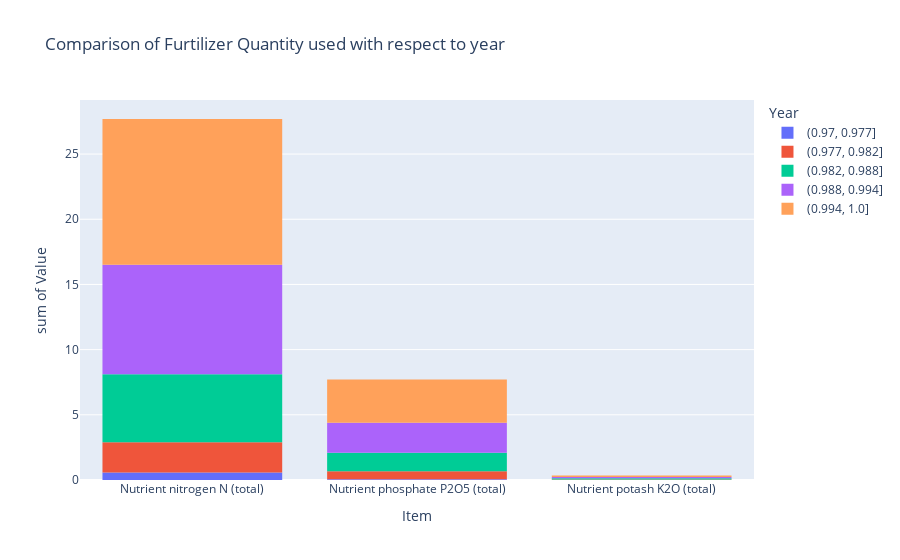

The notebook cell saved with this chart:
### Code cell
px.histogram(df_fu1, x="Item", y="Value",color='Year',title='Comparison of Furtilizer Quantity used with respect to year')

### Figure 1 — Plotly figure (JSON) as saved in the notebook; plotly's stock layout.template omitted (floating-point values rounded to 4 significant figures)
{"data": [{"alignmentgroup": "True", "bingroup": "x", "histfunc": "sum", "hovertemplate": "Year=(0.97, 0.977]<br>Item=%{x}<br>sum of Value=%{y}<extra></extra>", "legendgroup": "(0.97, 0.977]", "marker": {"color": "#636efa", "pattern": {"shape": ""}}, "name": "(0.97, 0.977]", "offsetgroup": "(0.97, 0.977]", "orientation": "v", "showlegend": true, "type": "histogram", "x": ["Nutrient nitrogen N (total)", "Nutrient phosphate P2O5 (total)", "Nutrient phosphate P2O5 (total)", "Nutrient nitrogen N (total)", "Nutrient nitrogen N (total)", "Nutrient phosphate P2O5 (total)", "Nutrient phosphate P2O5 (total)", "Nutrient nitrogen N (total)", "Nutrient nitrogen N (total)", "Nutrient phosphate P2O5 (total)", "Nutrient phosphate P2O5 (total)", "Nutrient nitrogen N (total)", "Nutrient potash K2O (total)", "Nutrient potash K2O (total)", "Nutrient nitrogen N (total)", "Nutrient phosphate P2O5 (total)", "Nutrient phosphate P2O5 (total)", "Nutrient nitrogen N (total)", "Nutrient potash K2O (total)", "Nutrient potash K2O (total)", "Nutrient nitrogen N (total)", "Nutrient phosphate P2O5 (total)", "Nutrient phosphate P2O5 (total)", "Nutrient nitrogen N (total)", "Nutrient potash K2O (total)", "Nutrient potash K2O (total)", "Nutrient nitrogen N (total)", "Nutrient phosphate P2O5 (total)", "Nutrient phosphate P2O5 (total)", "Nutrient nitrogen N (total)", "Nutrient potash K2O (total)"], "xaxis": "x", "y": [0.01179, 0.0001415, 5.943e-05, 0.01165, 0.01914, 0.0001783, 0.0002912, 0.02381, 0.01959, 0.0003523, 0.001107, 0.0305, 4.075e-05, 5.999e-05, 0.05021, 0.003616, 0.01094, 0.05759, 0.0007035, 0.0003803, 0.07713, 0.009565, 0.00862, 0.07118, 0.0003467, 0.0002105, 0.09734, 0.01054, 0.01379, 0.1093, 0.0003962], "yaxis": "y"}, {"alignmentgroup": "True", "bingroup": "x", "histfunc": "sum", "hovertemplate": "Year=(0.977, 0.982]<br>Item=%{x}<br>sum of Value=%{y}<extra></extra>", "legendgroup": "(0.977, 0.982]", "marker": {"color": "#EF553B", "pattern": {"shape": ""}}, "name": "(0.977, 0.982]", "offsetgroup": "(0.977, 0.982]", "orientation": "v", "showlegend": true, "type": "histogram", "x": ["Nutrient potash K2O (total)", "Nutrient nitrogen N (total)", "Nutrient phosphate P2O5 (total)", "Nutrient phosphate P2O5 (total)", "Nutrient nitrogen N (total)", "Nutrient potash K2O (total)", "Nutrient potash K2O (total)", "Nutrient nitrogen N (total)", "Nutrient phosphate P2O5 (total)", "Nutrient phosphate P2O5 (total)", "Nutrient nitrogen N (total)", "Nutrient potash K2O (total)", "Nutrient potash K2O (total)", "Nutrient nitrogen N (total)", "Nutrient phosphate P2O5 (total)", "Nutrient phosphate P2O5 (total)", "Nutrient nitrogen N (total)", "Nutrient potash K2O (total)", "Nutrient potash K2O (total)", "Nutrient nitrogen N (total)", "Nutrient phosphate P2O5 (total)", "Nutrient phosphate P2O5 (total)", "Nutrient nitrogen N (total)", "Nutrient potash K2O (total)", "Nutrient potash K2O (total)", "Nutrient nitrogen N (total)", "Nutrient phosphate P2O5 (total)", "Nutrient phosphate P2O5 (total)", "Nutrient nitrogen N (total)", "Nutrient potash K2O (total)", "Nutrient potash K2O (total)", "Nutrient nitrogen N (total)", "Nutrient phosphate P2O5 (total)", "Nutrient phosphate P2O5 (total)", "Nutrient nitrogen N (total)", "Nutrient potash K2O (total)"], "xaxis": "x", "y": [0.0007556, 0.09676, 0.01643, 0.01712, 0.1027, 0.0005943, 0.0005377, 0.1255, 0.0307, 0.03336, 0.1446, 0.0006792, 0.001641, 0.1568, 0.04451, 0.05317, 0.1936, 0.002151, 0.002722, 0.2195, 0.0569, 0.06409, 0.2387, 0.002729, 0.006161, 0.2356, 0.06381, 0.07507, 0.27, 0.00706, 0.008088, 0.2587, 0.07397, 0.08315, 0.2644, 0.006983], "yaxis": "y"}, {"alignmentgroup": "True", "bingroup": "x", "histfunc": "sum", "hovertemplate": "Year=(0.982, 0.988]<br>Item=%{x}<br>sum of Value=%{y}<extra></extra>", "legendgroup": "(0.982, 0.988]", "marker": {"color": "#00cc96", "pattern": {"shape": ""}}, "name": "(0.982, 0.988]", "offsetgroup": "(0.982, 0.988]", "orientation": "v", "showlegend": true, "type": "histogram", "x": ["Nutrient potash K2O (total)", "Nutrient nitrogen N (total)", "Nutrient phosphate P2O5 (total)", "Nutrient phosphate P2O5 (total)", "Nutrient nitrogen N (total)", "Nutrient potash K2O (total)", "Nutrient potash K2O (total)", "Nutrient nitrogen N (total)", "Nutrient phosphate P2O5 (total)", "Nutrient phosphate P2O5 (total)", "Nutrient nitrogen N (total)", "Nutrient potash K2O (total)", "Nutrient potash K2O (total)", "Nutrient nitrogen N (total)", "Nutrient phosphate P2O5 (total)", "Nutrient phosphate P2O5 (total)", "Nutrient nitrogen N (total)", "Nutrient potash K2O (total)", "Nutrient potash K2O (total)", "Nutrient nitrogen N (total)", "Nutrient phosphate P2O5 (total)", "Nutrient phosphate P2O5 (total)", "Nutrient nitrogen N (total)", "Nutrient potash K2O (total)", "Nutrient potash K2O (total)", "Nutrient nitrogen N (total)", "Nutrient phosphate P2O5 (total)", "Nutrient phosphate P2O5 (total)", "Nutrient nitrogen N (total)", "Nutrient potash K2O (total)", "Nutrient potash K2O (total)", "Nutrient nitrogen N (total)", "Nutrient phosphate P2O5 (total)", "Nutrient phosphate P2O5 (total)", "Nutrient nitrogen N (total)", "Nutrient potash K2O (total)"], "xaxis": "x", "y": [0.009396, 0.3192, 0.09898, 0.116, 0.3771, 0.01213, 0.01276, 0.3627, 0.1113, 0.1105, 0.3748, 0.006942, 0.01134, 0.4153, 0.1082, 0.1099, 0.4164, 0.00927, 0.006593, 0.414, 0.1126, 0.138, 0.4631, 0.006809, 0.006557, 0.4696, 0.1314, 0.1214, 0.4919, 0.004685, 0.008396, 0.5634, 0.1399, 0.1187, 0.5617, 0.002384], "yaxis": "y"}, {"alignmentgroup": "True", "bingroup": "x", "histfunc": "sum", "hovertemplate": "Year=(0.988, 0.994]<br>Item=%{x}<br>sum of Value=%{y}<extra></extra>", "legendgroup": "(0.988, 0.994]", "marker": {"color": "#ab63fa", "pattern": {"shape": ""}}, "name": "(0.988, 0.994]", "offsetgroup": "(0.988, 0.994]", "orientation": "v", "showlegend": true, "type": "histogram", "x": ["Nutrient potash K2O (total)", "Nutrient nitrogen N (total)", "Nutrient phosphate P2O5 (total)", "Nutrient phosphate P2O5 (total)", "Nutrient nitrogen N (total)", "Nutrient potash K2O (total)", "Nutrient potash K2O (total)", "Nutrient nitrogen N (total)", "Nutrient phosphate P2O5 (total)", "Nutrient phosphate P2O5 (total)", "Nutrient nitrogen N (total)", "Nutrient potash K2O (total)", "Nutrient potash K2O (total)", "Nutrient nitrogen N (total)", "Nutrient phosphate P2O5 (total)", "Nutrient phosphate P2O5 (total)", "Nutrient nitrogen N (total)", "Nutrient potash K2O (total)", "Nutrient potash K2O (total)", "Nutrient nitrogen N (total)", "Nutrient phosphate P2O5 (total)", "Nutrient phosphate P2O5 (total)", "Nutrient nitrogen N (total)", "Nutrient potash K2O (total)", "Nutrient potash K2O (total)", "Nutrient nitrogen N (total)", "Nutrient phosphate P2O5 (total)", "Nutrient phosphate P2O5 (total)", "Nutrient nitrogen N (total)", "Nutrient potash K2O (total)", "Nutrient potash K2O (total)", "Nutrient nitrogen N (total)", "Nutrient phosphate P2O5 (total)", "Nutrient phosphate P2O5 (total)", "Nutrient nitrogen N (total)", "Nutrient potash K2O (total)"], "xaxis": "x", "y": [0.005785, 0.5908, 0.156, 0.1316, 0.592, 0.005999, 0.005122, 0.6277, 0.1689, 0.191, 0.6408, 0.006452, 0.003085, 0.6485, 0.1817, 0.1832, 0.6749, 0.005801, 0.006776, 0.695, 0.1894, 0.2154, 0.7273, 0.007485, 0.00999, 0.7977, 0.2466, 0.2566, 0.8119, 0.0103, 0.01243, 0.768, 0.2309, 0.1601, 0.8286, 0.004687], "yaxis": "y"}, {"alignmentgroup": "True", "bingroup": "x", "histfunc": "sum", "hovertemplate": "Year=(0.994, 1.0]<br>Item=%{x}<br>sum of Value=%{y}<extra></extra>", "legendgroup": "(0.994, 1.0]", "marker": {"color": "#FFA15A", "pattern": {"shape": ""}}, "name": "(0.994, 1.0]", "offsetgroup": "(0.994, 1.0]", "orientation": "v", "showlegend": true, "type": "histogram", "x": ["Nutrient potash K2O (total)", "Nutrient nitrogen N (total)", "Nutrient phosphate P2O5 (total)", "Nutrient phosphate P2O5 (total)", "Nutrient nitrogen N (total)", "Nutrient potash K2O (total)", "Nutrient potash K2O (total)", "Nutrient nitrogen N (total)", "Nutrient phosphate P2O5 (total)", "Nutrient phosphate P2O5 (total)", "Nutrient nitrogen N (total)", "Nutrient potash K2O (total)", "Nutrient potash K2O (total)", "Nutrient nitrogen N (total)", "Nutrient phosphate P2O5 (total)", "Nutrient phosphate P2O5 (total)", "Nutrient nitrogen N (total)", "Nutrient potash K2O (total)", "Nutrient potash K2O (total)", "Nutrient nitrogen N (total)", "Nutrient phosphate P2O5 (total)", "Nutrient phosphate P2O5 (total)", "Nutrient nitrogen N (total)", "Nutrient potash K2O (total)", "Nutrient potash K2O (total)", "Nutrient nitrogen N (total)", "Nutrient phosphate P2O5 (total)", "Nutrient phosphate P2O5 (total)", "Nutrient nitrogen N (total)", "Nutrient potash K2O (total)", "Nutrient potash K2O (total)", "Nutrient nitrogen N (total)", "Nutrient phosphate P2O5 (total)", "Nutrient phosphate P2O5 (total)", "Nutrient nitrogen N (total)", "Nutrient potash K2O (total)"], "xaxis": "x", "y": [0.004386, 0.9768, 0.2204, 0.2141, 0.9255, 0.01062, 0.007927, 0.902, 0.1848, 0.1921, 0.8067, 0.005498, 0.005617, 0.9167, 0.2477, 0.2649, 0.8884, 0.008362, 0.007157, 0.8944, 0.2811, 0.3422, 0.9174, 0.008193, 0.01533, 0.9754, 0.3559, 0.3559, 0.9754, 0.01533, 0.01337, 0.992, 0.3112, 0.3407, 1, 0.01725], "yaxis": "y"}], "layout": {"barmode": "relative", "legend": {"title": {"text": "Year"}, "tracegroupgap": 0}, "title": {"text": "Comparison of Furtilizer Quantity used with respect to year"}, "xaxis": {"anchor": "y", "domain": [0, 1], "title": {"text": "Item"}}, "yaxis": {"anchor": "x", "domain": [0, 1], "title": {"text": "sum of Value"}}}}
